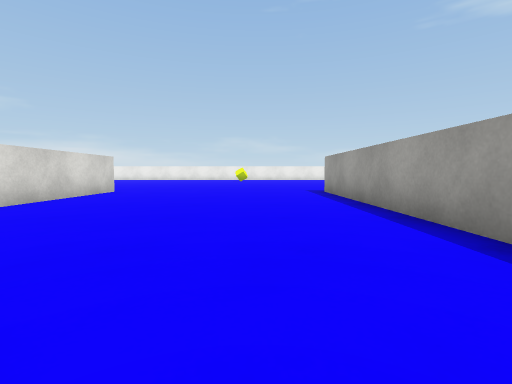
[1] (above)

19 first-person views from a walk through a 3-D level made in the Unity game engine. The camera is 0.55 m above the floor, tilts 4° down and sees 85° across. The floor is counted in squares, 1 m on a side. Each view is taken from the middle of a square. On the plan, view 1 faces up. The plan holds only what a view shows up to about 9 squares ahead; the rest is blank. The place goes on beyond the plan. The player is left out. Surface patterns are stand-ins for the level's own textures.

[2]
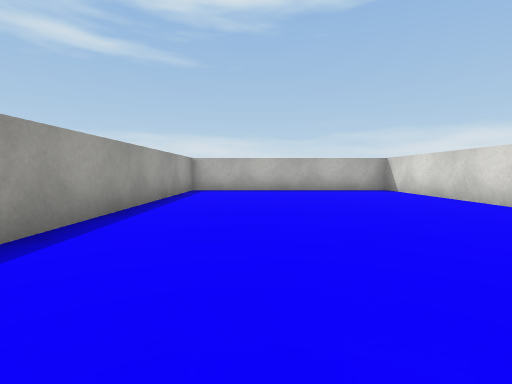

[3]
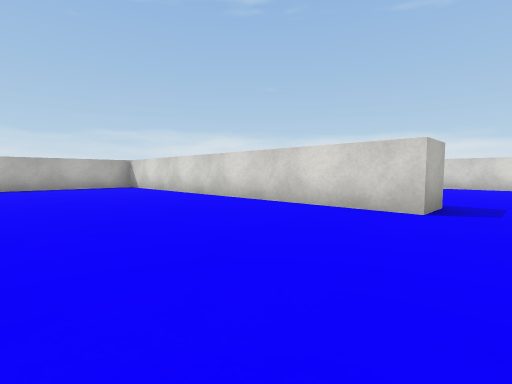

[4]
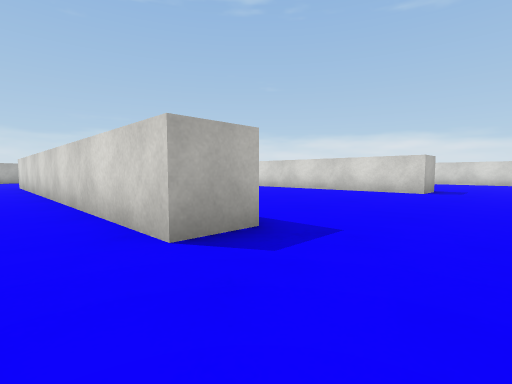

[5]
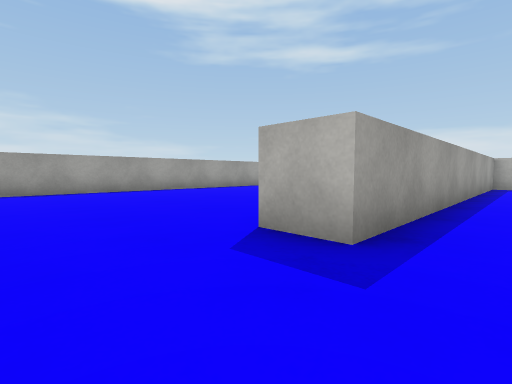

[6]
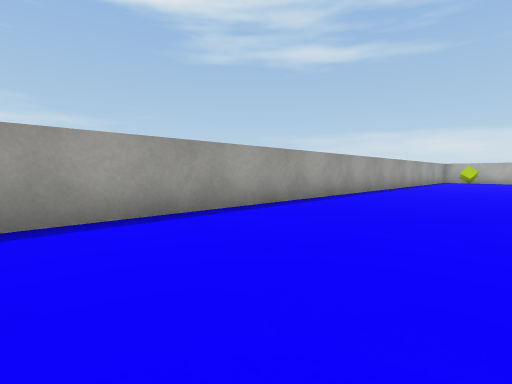

[7]
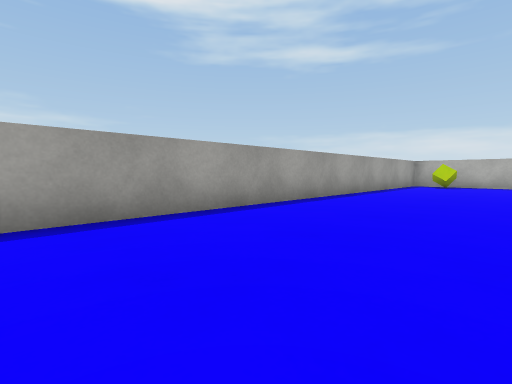

[8]
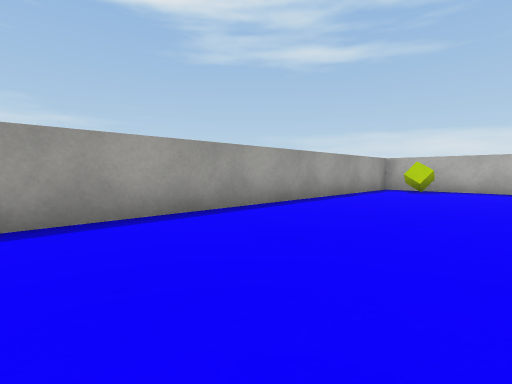

[9]
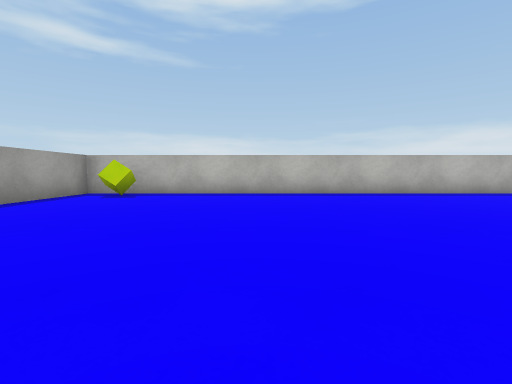

[10]
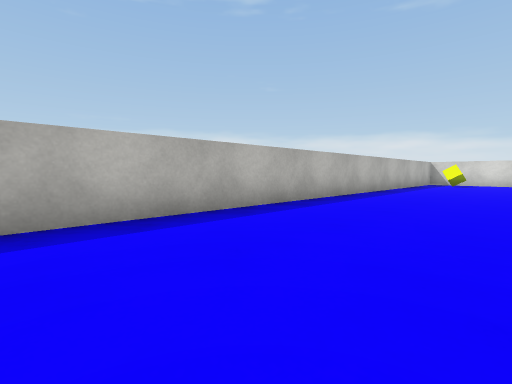

[11]
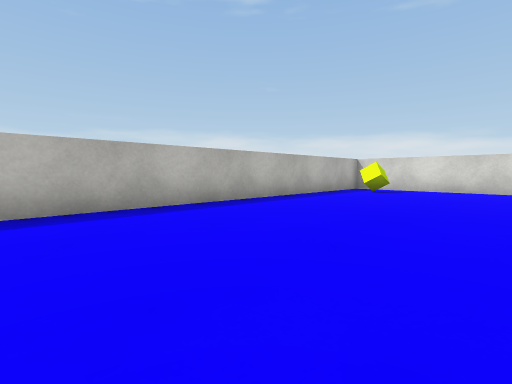

[12]
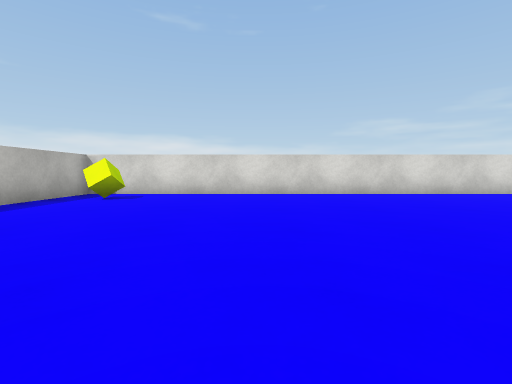

[13]
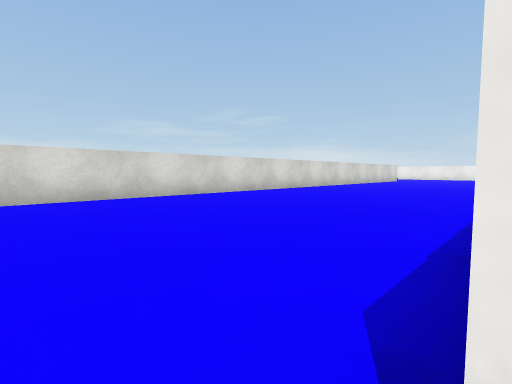

[14]
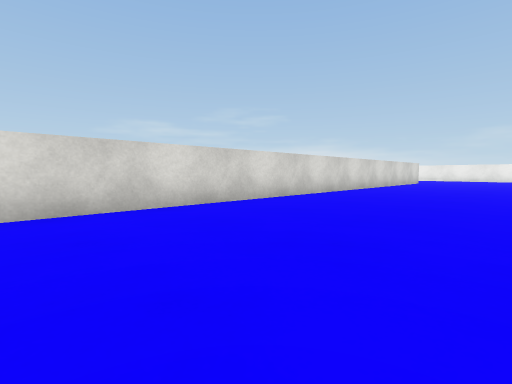

[15]
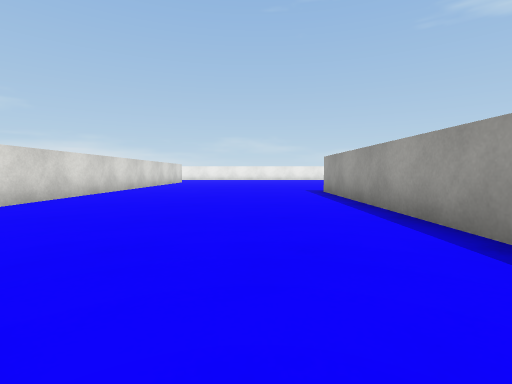

[16]
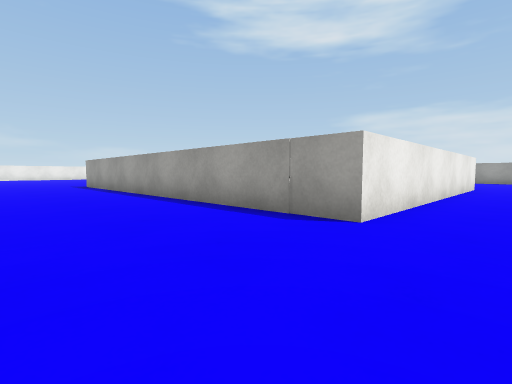

[17]
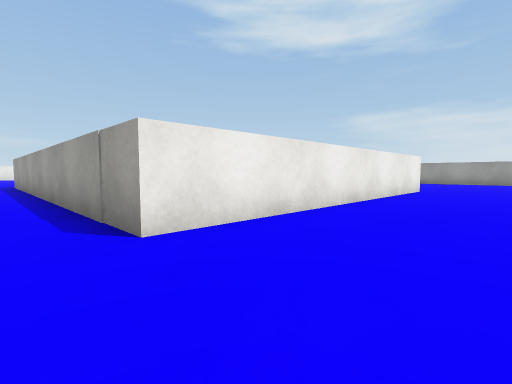

[18]
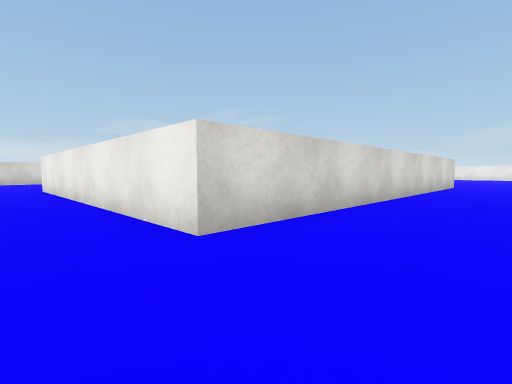

[19]
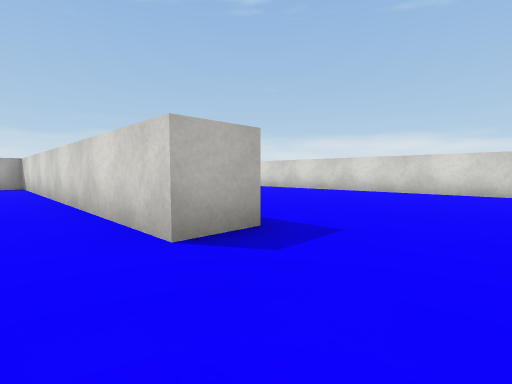

### Floor plan
Points are (right, up) in squares from view 1. A wall is a line through its corners. A room is listed if a view was taken in it or the views show most of it. See-through windows are left out.
Room 1 (views 1, 2, 3, 5, 19)
walls: (-5.1, 8) (-4.1, 8) (-4.1, -1.7) (2, -1.7) (2, 8) (3, 8)
ways out: opening at (-4.5, 9.5) to room 2; opening at (2.5, 9.5) to room 2
Room 2 (views 4, 6, 7, 8, 9, 10, 11, 12, 13, 14, 15, 16, 17, 18)
walls: (3, 8) (3, -2.7) (-5.1, -2.7) (-5.1, 8); (-11.1, 9.8) (-11.1, -8.3) (9.4, -8.3) (9.4, 9.8)
ways out: opening at (-4.5, 9.5) to room 1; opening at (2.5, 9.5) to room 1
objects: cube (-10, -7); cube (8, -8)

Where each view was taken, in squares from view 1:
view 1: 0 up, 0 right, facing up
view 2: 7 up, 0 right, facing down
view 3: 9 up, 0 right, facing down-left
view 4: 10 up, 4 right, facing down-left
view 5: 10 up, 1 right, facing down-right
view 6: 9 up, 6 right, facing down-right
view 7: 4 up, 6 right, facing down-right
view 8: 1 up, 6 right, facing down-right
view 9: 1 down, 5 right, facing down
view 10: 5 down, 3 right, facing down-left
view 11: 4 down, 2 left, facing down-left
view 12: 4 down, 4 left, facing left
view 13: 3 down, 5 left, facing up-left
view 14: 0 up, 7 left, facing up-left
view 15: 0 up, 7 left, facing up
view 16: 4 down, 8 left, facing up-right
view 17: 5 down, 6 left, facing up-right
view 18: 4 down, 5 right, facing up-left
view 19: 10 up, 3 left, facing down-left
